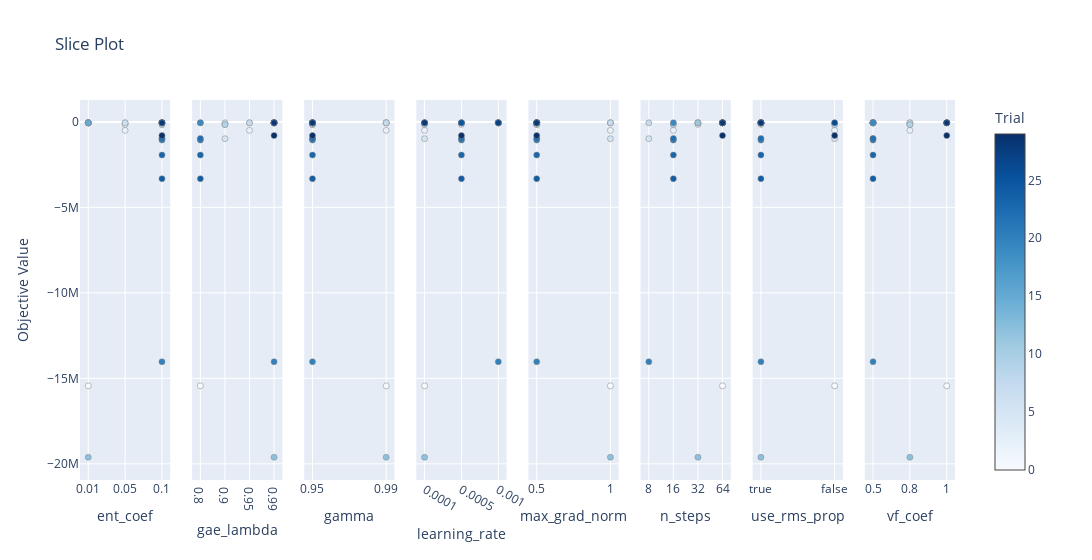

Source (notebook cell):
### Markdown cell above
**Slice Plot**

This plot visualizes the objective value across the range of each hyperparameter, helping understand how each parameter influences the outcome.

### Code cell
from optuna.visualization import plot_slice

fig = plot_slice(study)
fig.show()

### Figure 1 — Plotly figure (JSON) as saved in the notebook; plotly's stock layout.template omitted (floating-point values rounded to 4 significant figures)
{"data": [{"marker": {"color": [0, 1, 2, 3, 4, 5, 6, 7, 8, 9, 10, 11, 12, 13, 14, 15, 16, 17, 18, 19, 20, 21, 22, 23, 24, 25, 26, 27, 28, 29], "colorbar": {"title": {"text": "Trial"}, "x": 1, "xpad": 40}, "colorscale": [[0, "rgb(247,251,255)"], [0.125, "rgb(222,235,247)"], [0.25, "rgb(198,219,239)"], [0.375, "rgb(158,202,225)"], [0.5, "rgb(107,174,214)"], [0.625, "rgb(66,146,198)"], [0.75, "rgb(33,113,181)"], [0.875, "rgb(8,81,156)"], [1, "rgb(8,48,107)"]], "line": {"color": "Grey", "width": 0.5}, "showscale": true}, "mode": "markers", "name": "Feasible Trial", "showlegend": false, "type": "scatter", "x": [0.01, 0.05, 0.05, 0.05, 0.01, 0.1, 0.05, 0.01, 0.01, 0.1, 0.01, 0.01, 0.01, 0.01, 0.01, 0.01, 0.1, 0.1, 0.1, 0.1, 0.1, 0.1, 0.1, 0.1, 0.1, 0.1, 0.1, 0.1, 0.1, 0.1], "xaxis": "x", "y": [-15440000.0, -54070.0, -496400.0, -148300.0, -53590.0, -981900.0, -54100.0, -55330.0, -53300.0, -163000.0, -56030.0, -54710.0, -19620000.0, -52970.0, -55910.0, -54060.0, -51590.0, -51310.0, -52910.0, -51710.0, -14030000.0, -1065000.0, -970700.0, -1938000.0, -3322000.0, -51030.0, -54620.0, -56620.0, -56250.0, -801100.0], "yaxis": "y"}, {"marker": {"color": [0, 1, 2, 3, 4, 5, 6, 7, 8, 9, 10, 11, 12, 13, 14, 15, 16, 17, 18, 19, 20, 21, 22, 23, 24, 25, 26, 27, 28, 29], "colorbar": {"title": {"text": "Trial"}, "x": 1, "xpad": 40}, "colorscale": [[0, "rgb(247,251,255)"], [0.125, "rgb(222,235,247)"], [0.25, "rgb(198,219,239)"], [0.375, "rgb(158,202,225)"], [0.5, "rgb(107,174,214)"], [0.625, "rgb(66,146,198)"], [0.75, "rgb(33,113,181)"], [0.875, "rgb(8,81,156)"], [1, "rgb(8,48,107)"]], "line": {"color": "Grey", "width": 0.5}, "showscale": false}, "mode": "markers", "name": "Feasible Trial", "showlegend": false, "type": "scatter", "x": [0.8, 0.95, 0.95, 0.9, 0.99, 0.9, 0.9, 0.95, 0.99, 0.9, 0.99, 0.99, 0.99, 0.99, 0.99, 0.8, 0.99, 0.99, 0.99, 0.8, 0.99, 0.8, 0.8, 0.8, 0.8, 0.99, 0.99, 0.99, 0.99, 0.99], "xaxis": "x2", "y": [-15440000.0, -54070.0, -496400.0, -148300.0, -53590.0, -981900.0, -54100.0, -55330.0, -53300.0, -163000.0, -56030.0, -54710.0, -19620000.0, -52970.0, -55910.0, -54060.0, -51590.0, -51310.0, -52910.0, -51710.0, -14030000.0, -1065000.0, -970700.0, -1938000.0, -3322000.0, -51030.0, -54620.0, -56620.0, -56250.0, -801100.0], "yaxis": "y2"}, {"marker": {"color": [0, 1, 2, 3, 4, 5, 6, 7, 8, 9, 10, 11, 12, 13, 14, 15, 16, 17, 18, 19, 20, 21, 22, 23, 24, 25, 26, 27, 28, 29], "colorbar": {"title": {"text": "Trial"}, "x": 1, "xpad": 40}, "colorscale": [[0, "rgb(247,251,255)"], [0.125, "rgb(222,235,247)"], [0.25, "rgb(198,219,239)"], [0.375, "rgb(158,202,225)"], [0.5, "rgb(107,174,214)"], [0.625, "rgb(66,146,198)"], [0.75, "rgb(33,113,181)"], [0.875, "rgb(8,81,156)"], [1, "rgb(8,48,107)"]], "line": {"color": "Grey", "width": 0.5}, "showscale": false}, "mode": "markers", "name": "Feasible Trial", "showlegend": false, "type": "scatter", "x": [0.99, 0.99, 0.99, 0.95, 0.99, 0.95, 0.99, 0.99, 0.95, 0.95, 0.95, 0.95, 0.99, 0.95, 0.95, 0.95, 0.95, 0.95, 0.95, 0.95, 0.95, 0.95, 0.95, 0.95, 0.95, 0.95, 0.95, 0.95, 0.95, 0.95], "xaxis": "x3", "y": [-15440000.0, -54070.0, -496400.0, -148300.0, -53590.0, -981900.0, -54100.0, -55330.0, -53300.0, -163000.0, -56030.0, -54710.0, -19620000.0, -52970.0, -55910.0, -54060.0, -51590.0, -51310.0, -52910.0, -51710.0, -14030000.0, -1065000.0, -970700.0, -1938000.0, -3322000.0, -51030.0, -54620.0, -56620.0, -56250.0, -801100.0], "yaxis": "y3"}, {"marker": {"color": [0, 1, 2, 3, 4, 5, 6, 7, 8, 9, 10, 11, 12, 13, 14, 15, 16, 17, 18, 19, 20, 21, 22, 23, 24, 25, 26, 27, 28, 29], "colorbar": {"title": {"text": "Trial"}, "x": 1, "xpad": 40}, "colorscale": [[0, "rgb(247,251,255)"], [0.125, "rgb(222,235,247)"], [0.25, "rgb(198,219,239)"], [0.375, "rgb(158,202,225)"], [0.5, "rgb(107,174,214)"], [0.625, "rgb(66,146,198)"], [0.75, "rgb(33,113,181)"], [0.875, "rgb(8,81,156)"], [1, "rgb(8,48,107)"]], "line": {"color": "Grey", "width": 0.5}, "showscale": false}, "mode": "markers", "name": "Feasible Trial", "showlegend": false, "type": "scatter", "x": [0.0001, 0.001, 0.0001, 0.0005, 0.001, 0.0001, 0.001, 0.001, 0.0001, 0.0001, 0.0005, 0.001, 0.0001, 0.001, 0.0005, 0.001, 0.0001, 0.001, 0.0001, 0.0005, 0.001, 0.0005, 0.0005, 0.0005, 0.0005, 0.0005, 0.0001, 0.001, 0.0001, 0.0005], "xaxis": "x4", "y": [-15440000.0, -54070.0, -496400.0, -148300.0, -53590.0, -981900.0, -54100.0, -55330.0, -53300.0, -163000.0, -56030.0, -54710.0, -19620000.0, -52970.0, -55910.0, -54060.0, -51590.0, -51310.0, -52910.0, -51710.0, -14030000.0, -1065000.0, -970700.0, -1938000.0, -3322000.0, -51030.0, -54620.0, -56620.0, -56250.0, -801100.0], "yaxis": "y4"}, {"marker": {"color": [0, 1, 2, 3, 4, 5, 6, 7, 8, 9, 10, 11, 12, 13, 14, 15, 16, 17, 18, 19, 20, 21, 22, 23, 24, 25, 26, 27, 28, 29], "colorbar": {"title": {"text": "Trial"}, "x": 1, "xpad": 40}, "colorscale": [[0, "rgb(247,251,255)"], [0.125, "rgb(222,235,247)"], [0.25, "rgb(198,219,239)"], [0.375, "rgb(158,202,225)"], [0.5, "rgb(107,174,214)"], [0.625, "rgb(66,146,198)"], [0.75, "rgb(33,113,181)"], [0.875, "rgb(8,81,156)"], [1, "rgb(8,48,107)"]], "line": {"color": "Grey", "width": 0.5}, "showscale": false}, "mode": "markers", "name": "Feasible Trial", "showlegend": false, "type": "scatter", "x": [1, 1, 1, 0.5, 1, 1, 0.5, 1, 0.5, 0.5, 0.5, 0.5, 1, 0.5, 0.5, 0.5, 0.5, 0.5, 0.5, 0.5, 0.5, 0.5, 0.5, 0.5, 0.5, 0.5, 0.5, 0.5, 0.5, 0.5], "xaxis": "x5", "y": [-15440000.0, -54070.0, -496400.0, -148300.0, -53590.0, -981900.0, -54100.0, -55330.0, -53300.0, -163000.0, -56030.0, -54710.0, -19620000.0, -52970.0, -55910.0, -54060.0, -51590.0, -51310.0, -52910.0, -51710.0, -14030000.0, -1065000.0, -970700.0, -1938000.0, -3322000.0, -51030.0, -54620.0, -56620.0, -56250.0, -801100.0], "yaxis": "y5"}, {"marker": {"color": [0, 1, 2, 3, 4, 5, 6, 7, 8, 9, 10, 11, 12, 13, 14, 15, 16, 17, 18, 19, 20, 21, 22, 23, 24, 25, 26, 27, 28, 29], "colorbar": {"title": {"text": "Trial"}, "x": 1, "xpad": 40}, "colorscale": [[0, "rgb(247,251,255)"], [0.125, "rgb(222,235,247)"], [0.25, "rgb(198,219,239)"], [0.375, "rgb(158,202,225)"], [0.5, "rgb(107,174,214)"], [0.625, "rgb(66,146,198)"], [0.75, "rgb(33,113,181)"], [0.875, "rgb(8,81,156)"], [1, "rgb(8,48,107)"]], "line": {"color": "Grey", "width": 0.5}, "showscale": false}, "mode": "markers", "name": "Feasible Trial", "showlegend": false, "type": "scatter", "x": [64, 64, 16, 32, 32, 8, 32, 8, 64, 16, 64, 32, 32, 64, 64, 64, 64, 64, 64, 16, 8, 16, 16, 16, 16, 64, 64, 64, 64, 64], "xaxis": "x6", "y": [-15440000.0, -54070.0, -496400.0, -148300.0, -53590.0, -981900.0, -54100.0, -55330.0, -53300.0, -163000.0, -56030.0, -54710.0, -19620000.0, -52970.0, -55910.0, -54060.0, -51590.0, -51310.0, -52910.0, -51710.0, -14030000.0, -1065000.0, -970700.0, -1938000.0, -3322000.0, -51030.0, -54620.0, -56620.0, -56250.0, -801100.0], "yaxis": "y6"}, {"marker": {"color": [0, 1, 2, 3, 4, 5, 6, 7, 8, 9, 10, 11, 12, 13, 14, 15, 16, 17, 18, 19, 20, 21, 22, 23, 24, 25, 26, 27, 28, 29], "colorbar": {"title": {"text": "Trial"}, "x": 1, "xpad": 40}, "colorscale": [[0, "rgb(247,251,255)"], [0.125, "rgb(222,235,247)"], [0.25, "rgb(198,219,239)"], [0.375, "rgb(158,202,225)"], [0.5, "rgb(107,174,214)"], [0.625, "rgb(66,146,198)"], [0.75, "rgb(33,113,181)"], [0.875, "rgb(8,81,156)"], [1, "rgb(8,48,107)"]], "line": {"color": "Grey", "width": 0.5}, "showscale": false}, "mode": "markers", "name": "Feasible Trial", "showlegend": false, "type": "scatter", "x": [false, true, false, true, true, false, false, true, true, false, true, true, true, true, true, true, true, true, true, true, true, true, true, true, true, true, false, true, true, false], "xaxis": "x7", "y": [-15440000.0, -54070.0, -496400.0, -148300.0, -53590.0, -981900.0, -54100.0, -55330.0, -53300.0, -163000.0, -56030.0, -54710.0, -19620000.0, -52970.0, -55910.0, -54060.0, -51590.0, -51310.0, -52910.0, -51710.0, -14030000.0, -1065000.0, -970700.0, -1938000.0, -3322000.0, -51030.0, -54620.0, -56620.0, -56250.0, -801100.0], "yaxis": "y7"}, {"marker": {"color": [0, 1, 2, 3, 4, 5, 6, 7, 8, 9, 10, 11, 12, 13, 14, 15, 16, 17, 18, 19, 20, 21, 22, 23, 24, 25, 26, 27, 28, 29], "colorbar": {"title": {"text": "Trial"}, "x": 1, "xpad": 40}, "colorscale": [[0, "rgb(247,251,255)"], [0.125, "rgb(222,235,247)"], [0.25, "rgb(198,219,239)"], [0.375, "rgb(158,202,225)"], [0.5, "rgb(107,174,214)"], [0.625, "rgb(66,146,198)"], [0.75, "rgb(33,113,181)"], [0.875, "rgb(8,81,156)"], [1, "rgb(8,48,107)"]], "line": {"color": "Grey", "width": 0.5}, "showscale": false}, "mode": "markers", "name": "Feasible Trial", "showlegend": false, "type": "scatter", "x": [1, 1, 0.8, 0.8, 0.8, 0.5, 0.5, 0.8, 0.5, 0.8, 0.5, 0.5, 0.8, 0.5, 0.5, 0.5, 0.5, 0.5, 1, 0.5, 0.5, 0.5, 0.5, 0.5, 0.5, 1, 1, 1, 1, 1], "xaxis": "x8", "y": [-15440000.0, -54070.0, -496400.0, -148300.0, -53590.0, -981900.0, -54100.0, -55330.0, -53300.0, -163000.0, -56030.0, -54710.0, -19620000.0, -52970.0, -55910.0, -54060.0, -51590.0, -51310.0, -52910.0, -51710.0, -14030000.0, -1065000.0, -970700.0, -1938000.0, -3322000.0, -51030.0, -54620.0, -56620.0, -56250.0, -801100.0], "yaxis": "y8"}], "layout": {"title": {"text": "Slice Plot"}, "width": 2400, "xaxis": {"anchor": "y", "categoryarray": [0.01, 0.05, 0.1], "categoryorder": "array", "domain": [0, 0.1031], "title": {"text": "ent_coef"}, "type": "category"}, "xaxis2": {"anchor": "y2", "categoryarray": [0.8, 0.9, 0.95, 0.99], "categoryorder": "array", "domain": [0.1281, 0.2312], "title": {"text": "gae_lambda"}, "type": "category"}, "xaxis3": {"anchor": "y3", "categoryarray": [0.95, 0.99], "categoryorder": "array", "domain": [0.2562, 0.3594], "title": {"text": "gamma"}, "type": "category"}, "xaxis4": {"anchor": "y4", "categoryarray": [0.0001, 0.0005, 0.001], "categoryorder": "array", "domain": [0.3844, 0.4875], "title": {"text": "learning_rate"}, "type": "category"}, "xaxis5": {"anchor": "y5", "categoryarray": [0.5, 1], "categoryorder": "array", "domain": [0.5125, 0.6156], "title": {"text": "max_grad_norm"}, "type": "category"}, "xaxis6": {"anchor": "y6", "categoryarray": [8, 16, 32, 64], "categoryorder": "array", "domain": [0.6406, 0.7438], "title": {"text": "n_steps"}, "type": "category"}, "xaxis7": {"anchor": "y7", "categoryarray": [true, false], "categoryorder": "array", "domain": [0.7687, 0.8719], "title": {"text": "use_rms_prop"}, "type": "category"}, "xaxis8": {"anchor": "y8", "categoryarray": [0.5, 0.8, 1], "categoryorder": "array", "domain": [0.8969, 1], "title": {"text": "vf_coef"}, "type": "category"}, "yaxis": {"anchor": "x", "domain": [0, 1], "title": {"text": "Objective Value"}}, "yaxis2": {"anchor": "x2", "domain": [0, 1], "matches": "y", "showticklabels": false}, "yaxis3": {"anchor": "x3", "domain": [0, 1], "matches": "y", "showticklabels": false}, "yaxis4": {"anchor": "x4", "domain": [0, 1], "matches": "y", "showticklabels": false}, "yaxis5": {"anchor": "x5", "domain": [0, 1], "matches": "y", "showticklabels": false}, "yaxis6": {"anchor": "x6", "domain": [0, 1], "matches": "y", "showticklabels": false}, "yaxis7": {"anchor": "x7", "domain": [0, 1], "matches": "y", "showticklabels": false}, "yaxis8": {"anchor": "x8", "domain": [0, 1], "matches": "y", "showticklabels": false}}}
